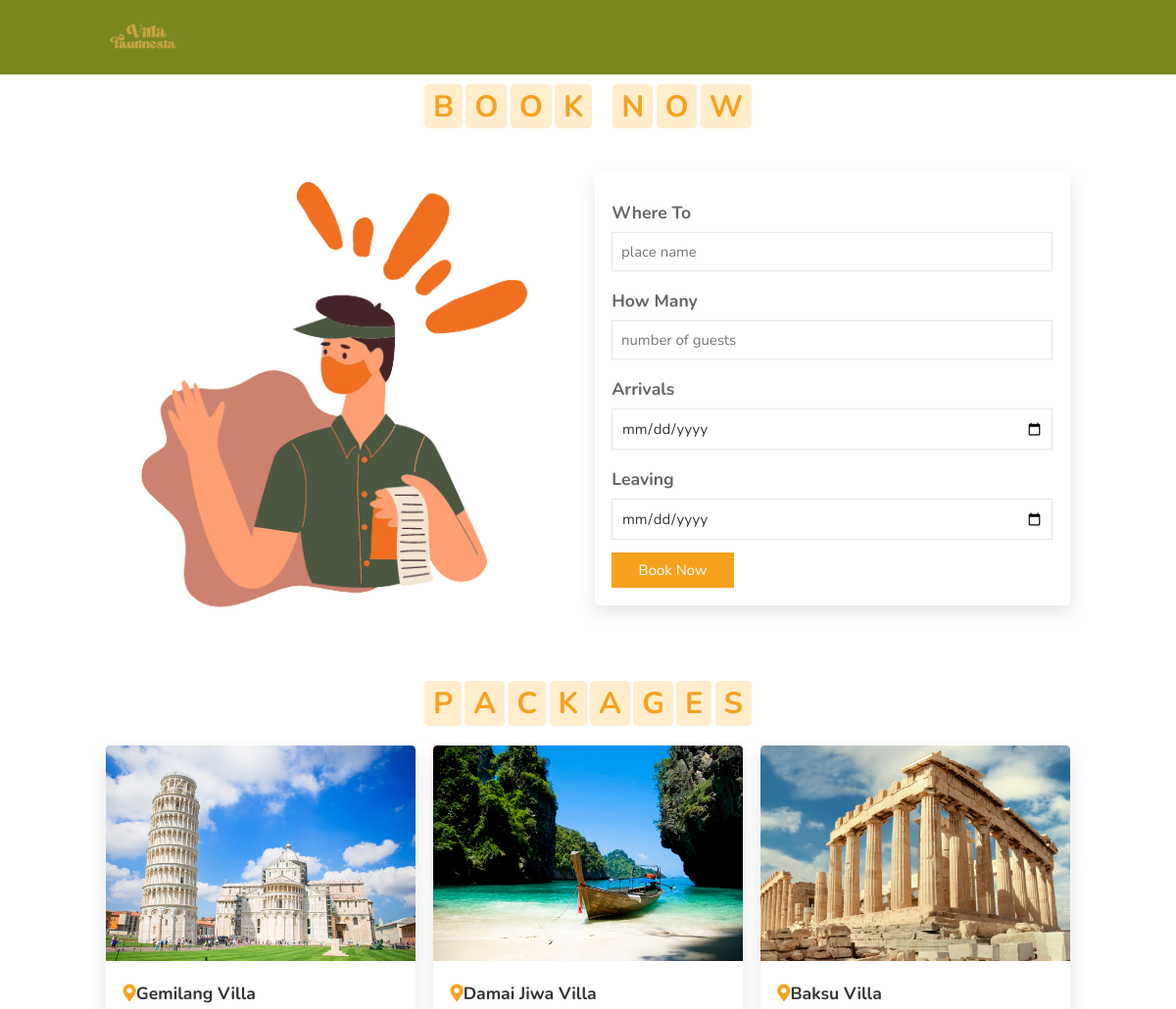
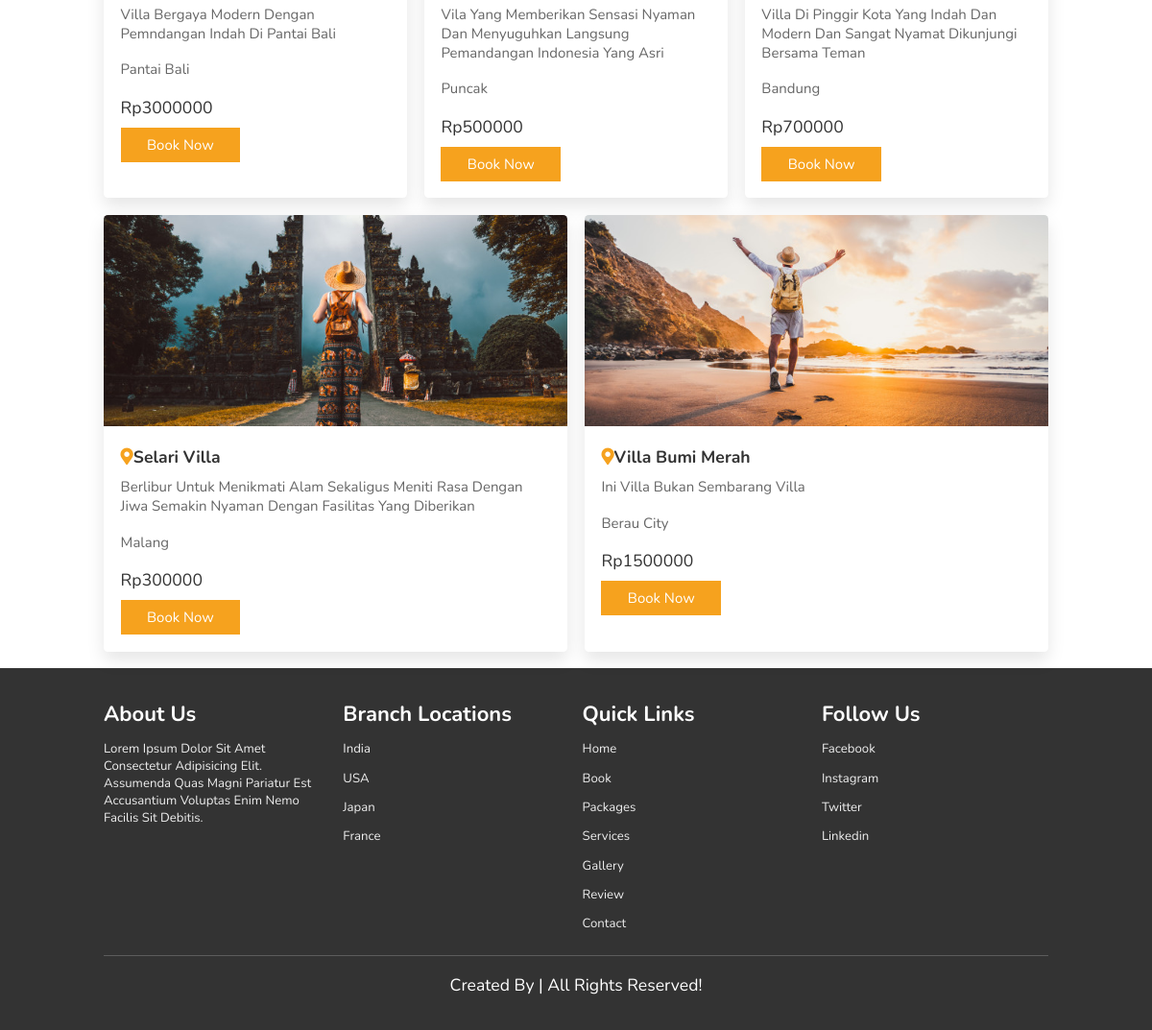
/user/book.php, run on the app's committed database (2 pictures, top to bottom).
### tables this page shows
CREATE TABLE `data_villa` (
  `id_villa` int(11) NOT NULL,
  `nama_villa` varchar(64) NOT NULL,
  `gambar_villa` varchar(64) NOT NULL,
  `deskripsi_villa` varchar(255) NOT NULL,
  `harga_villa` varchar(20) NOT NULL,
  `alamat_villa` varchar(255) NOT NULL
);

### user/book.php (the view, shortened to what this page needs)
<!DOCTYPE html>
<html lang="en">
<head>
    <link rel="stylesheet" href="https://unpkg.com/swiper/swiper-bundle.min.css" />
    <link rel="stylesheet" href="https://cdnjs.cloudflare.com/ajax/libs/font-awesome/5.15.3/css/all.min.css">
    <link rel="stylesheet" href="style.css">
    <link rel="stylesheet" href="https://cdn.jsdelivr.net/npm/bootstrap-icons@1.3.0/font/bootstrap-icons.css">
</head>
<body>
    <header>
        <img src="images/logo.png" alt="" width="80px"></a>
    </header>
   <br>
   <br>
   <br>
   <br>
<section class="book" id="book">
    <h1 class="heading">
        <span>b</span>
        <span>o</span>
        <span>o</span>
        <span>k</span>
        <span class="space"></span>
        <span>n</span>
        <span>o</span>
        <span>w</span>
    </h1>
    <div class="row">
        <div class="image">
            <img src="images/b1.png" alt="">
        </div>
        <form action="">
            <div class="inputBox">
                <h3>where to</h3>
                <input type="text" placeholder="place name">
            </div>
            <div class="inputBox">
                <h3>how many</h3>
                <input type="number" placeholder="number of guests">
            </div>
            <div class="inputBox">
                <h3>arrivals</h3>
                <input type="date">
            </div>
            <div class="inputBox">
                <h3>leaving</h3>
                <input type="date">
            </div>
            <input type="submit" class="btn" value="book now">
        </form>
    </div>
</section>
<section class="packages" id="packages">
    <h1 class="heading">
        <span>p</span>
        <span>a</span>
        <span>c</span>
        <span>k</span>
        <span>a</span>
        <span>g</span>
        <span>e</span>
        <span>s</span>
    </h1>
    <div class="box-container">
        <?php
            require "../config.php";
            $query = mysqli_query($db, "SELECT * FROM data_villa");
            while ($row = mysqli_fetch_assoc($query)) {
        ?>
                <div class="box">
                    <img src="../img/<?=$row['gambar_villa']?>" alt="">
                    <div class="content">
                        <h3> <i class="fas fa-map-marker-alt"></i><?=$row['nama_villa']?></h3>
                        <p><?=$row['deskripsi_villa']?></p>
                        <p><?=$row['alamat_villa']?></p>
                        <div class="price">Rp<?=$row['harga_villa']?></div>
                        <a href="book.html" class="btn">book now</a>
                    </div>
                </div>
        <?php
            }
        ?>
    </div>
</section>
<section class="footer">
    <div class="box-container">
        <div class="box">
            <h3>about us</h3>
            <p>Lorem ipsum dolor sit amet consectetur adipisicing elit. Assumenda quas magni pariatur est accusantium voluptas enim nemo facilis sit debitis.</p>
        </div>
        <div class="box">
            <h3>branch locations</h3>
            <a href="#">india</a>
            <a href="#">USA</a>
            <a href="#">japan</a>
            <a href="#">france</a>
        </div>
        <div class="box">
            <h3>quick links</h3>
            <a href="#">home</a>
            <a href="#">book</a>
            <a href="#">packages</a>
            <a href="#">services</a>
            <a href="#">gallery</a>
            <a href="#">review</a>
            <a href="#">contact</a>
        </div>
        <div class="box">
            <h3>follow us</h3>
            <a href="#">facebook</a>
            <a href="#">instagram</a>
            <a href="#">twitter</a>
            <a href="#">linkedin</a>
        </div>
    </div>
    <h1 class="credit"> created by <span>  </span> | all rights reserved! </h1>
</section>

### user/style.css (style rules this page uses)
:root { --orange:#F6A21E; }
* { font-family: 'Nunito', sans-serif; margin:0; padding:0; box-sizing: border-box; text-transform: capitalize; outline: none; border:none; text-decoration: none; transition: all .2s linear; }
html { font-size: 62.5%; overflow-x: hidden; scroll-padding-top: 6rem; scroll-behavior: smooth; }
section { padding:2rem 9%; }
.heading { text-align: center; padding:2.5rem 0 }
.heading span { font-size: 3.5rem; background:rgba(255, 165, 0,.2); color:var(--orange); border-radius: .5rem; padding:.2rem 1rem; }
.heading span.space { background:none; }
.btn { display: inline-block; margin-top: 1rem; background:var(--orange); color:#fff; padding:.8rem 3rem; border:.2rem solid var(--orange); cursor: pointer; font-size: 1.7rem; }
header { position: fixed; top:0; left: 0; right:0; background:#7A871E; z-index: 1000; display: flex; align-items: center; justify-content: space-between; padding:2rem 9%; }
.book .row { display: flex; flex-wrap: wrap; gap:1.5rem; align-items: center; }
.book .row .image { flex:1 1 40rem; }
.book .row .image img { width:100%; }
.book .row form { flex:1 1 40rem; padding:2rem; box-shadow: 0 1rem 2rem rgba(0,0,0,.1); border-radius: .5rem; }
.book .row form .inputBox { padding:.5rem 0; }
.book .row form .inputBox input { width:100%; padding:1rem; border:.1rem solid rgba(0,0,0,.1); font-size: 1.7rem; color:#333; text-transform: none; }
.book .row form .inputBox h3 { font-size: 2rem; padding:1rem 0; color:#666; }
.packages .box-container { display: flex; flex-wrap: wrap; gap:2rem; }
.packages .box-container .box { flex:1 1 30rem; border-radius: .5rem; overflow: hidden; box-shadow: 0 1rem 2rem rgba(0,0,0,.1); }
.packages .box-container .box img { height: 25rem; width:100%; object-fit: cover; }
.packages .box-container .box .content { padding:2rem; }
.packages .box-container .box .content h3 { font-size:2rem; color:#333; }
.packages .box-container .box .content h3 i { color:var(--orange); }
.packages .box-container .box .content p { font-size:1.7rem; color:#666; padding:1rem 0; }
.packages .box-container .box .content .price { font-size: 2rem; color:#333; padding-top: 1rem; }
.footer { background:#333; }
.footer .box-container { display: flex; flex-wrap: wrap; gap:1.5rem; }
.footer .box-container .box { padding:1rem 0; flex:1 1 25rem; }
.footer .box-container .box h3 { font-size: 2.5rem; padding:.7rem 0; color:#fff; }
.footer .box-container .box p { font-size: 1.5rem; padding:.7rem 0; color:#eee; }
.footer .box-container .box a { display: block; font-size: 1.5rem; padding:.7rem 0; color:#eee; }
.footer .credit { text-align: center; padding:2rem 1rem; margin-top: 1rem; font-size: 2rem; font-weight: normal; color:#fff; border-top: .1rem solid rgba(255,255,255,.2); }
@media (max-width:1200px) { html { font-size: 55%; } }

### data on the page
data_villa: gambar_villa (picture), nama_villa "Gemilang Villa", deskripsi_villa "Villa Bergaya Modern Dengan Pemndangan Indah Di Pantai Bali", alamat_villa "Pantai Bali", harga_villa "3000000"
data_villa: gambar_villa (picture), nama_villa "Damai Jiwa Villa", deskripsi_villa "Vila Yang Memberikan Sensasi Nyaman Dan Menyuguhkan Langsung Pemandangan Indonesia Yang Asri", alamat_villa "Puncak", harga_villa "500000"
data_villa: gambar_villa (picture), nama_villa "Baksu Villa", deskripsi_villa "Villa Di Pinggir Kota Yang Indah Dan Modern Dan Sangat Nyamat Dikunjungi Bersama Teman", alamat_villa "Bandung", harga_villa "700000"
data_villa: gambar_villa (picture), nama_villa "Selari Villa", deskripsi_villa "Berlibur Untuk Menikmati Alam Sekaligus Meniti Rasa Dengan Jiwa Semakin Nyaman Dengan Fasilitas Yang Diberikan", alamat_villa "Malang", harga_villa "300000"
data_villa: gambar_villa (picture), nama_villa "Villa Bumi Merah", deskripsi_villa "Ini Villa Bukan Sembarang Villa", alamat_villa "Berau City", harga_villa "1500000"
